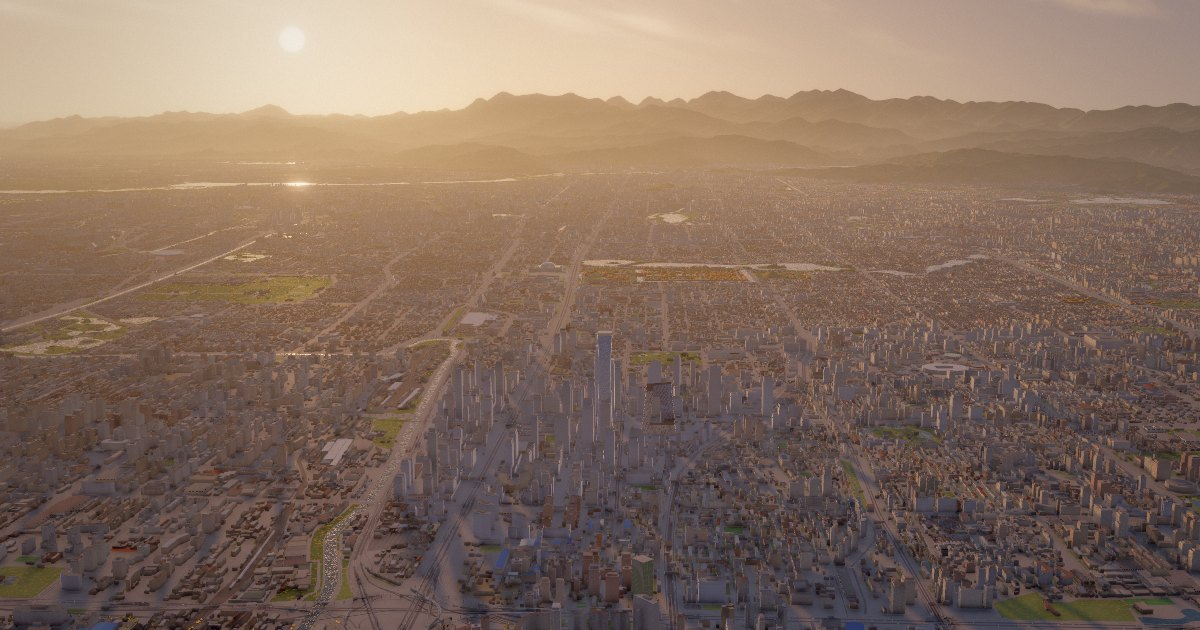
#> input picture beijing_3d/site/og.jpg, 1200 x 630 px, given in place of src_s08_dive.png, which was not available
$ python gta.py ../../../beijing_3d/site/og.jpg
#> lines starting #> are read from the running program, lines starting #| are printed output that depends on the picture; after the words box and inside, x2 and y2 are one past the last pixel; in counts of white or black regions, pixels touching at a corner belong together
"""A parody opening and closing in the manner of the trailers of a well-known crime game series: "Grand Tour Auto 7 · 魔都"
(暇道览车手 7：魔都). Everything is drawn here: a parody studio ident (not the real one), a cover-art grid of comic panels made
from the film's own frames, the logo, a parody rating box; the URL of the site at the end, with a line saying that this is a
parody and has nothing to do with the real publisher.

  gta.py stills     a few stills of the intro and the outro to judge the look  -> shots/gta_*.jpg
  gta.py render     the intro (video/gta_intro.mp4, 12.5 s) and the outro (video/gta_outro.mp4, 10 s), 3840x2160, 30 fps

Fonts: Pricedown (Typodermic, free desktop licence: rendered audiovisual content allowed), Noto Sans CJK Black (SIL OFL).
"""
import sys, os, math, subprocess
import numpy as np, cv2
from PIL import Image, ImageDraw, ImageFont, ImageFilter, ImageEnhance, ImageChops

ROOT = os.path.join(os.path.dirname(os.path.abspath(__file__)), "..", "..")
V = os.path.join(ROOT, "video")
W, H, FPS = 3840, 2160, 30
PRICE = os.path.join(V, "fonts", "Pricedown Bl.otf")
BLACK = "/usr/share/fonts/noto-cjk/NotoSansCJK-Black.ttc"           # index 2: SC
YELLOW = (252, 175, 23)
URL = "shanghai.smartdeng.com"
INTRO_S, OUTRO_S = 12.5, 10.0
BEAT = 60 / 96                                                       # the groove of the intro (intro_music.py)


def font(path, size, idx=0):
    return ImageFont.truetype(path, size, index=idx)


def cjk(size):
    return ImageFont.truetype(BLACK, size, index=2)


# ---------------------------------------------------------------- comic panels from the film's frames
def comic(path, size):
    """A frame of the film as a painted comic panel: flattened colour, warm and saturated, inked outlines."""
#> called with size = (1274, 734)
    w, h = size
    im = cv2.imread(path)
#> im is the input picture: shape (630, 1200, 3); mean B, G, R 96.2, 110.7, 133.1
    ih, iw = im.shape[:2]
#> ih = 630; iw = 1200
    # fill the panel (cover crop)
    s = max(w / iw, h / ih)
#> s = 1.17
    im = cv2.resize(im, (int(iw * s + 1), int(ih * s + 1)), interpolation=cv2.INTER_AREA)
#> im: shape (735, 1399, 3)
    y0, x0 = (im.shape[0] - h) // 2, (im.shape[1] - w) // 2
#> y0 = 0; x0 = 62
    im = im[y0:y0 + h, x0:x0 + w]
#> im: shape (734, 1274, 3)
    small = cv2.resize(im, (w // 2, h // 2), interpolation=cv2.INTER_AREA)
    for _ in range(5):
        small = cv2.bilateralFilter(small, 9, 40, 9)
    flat = cv2.resize(small, (w, h), interpolation=cv2.INTER_CUBIC)
    # posterise in a perceptual space (fewer, bolder tones)
    lab = cv2.cvtColor(flat, cv2.COLOR_BGR2LAB).astype(np.float32)
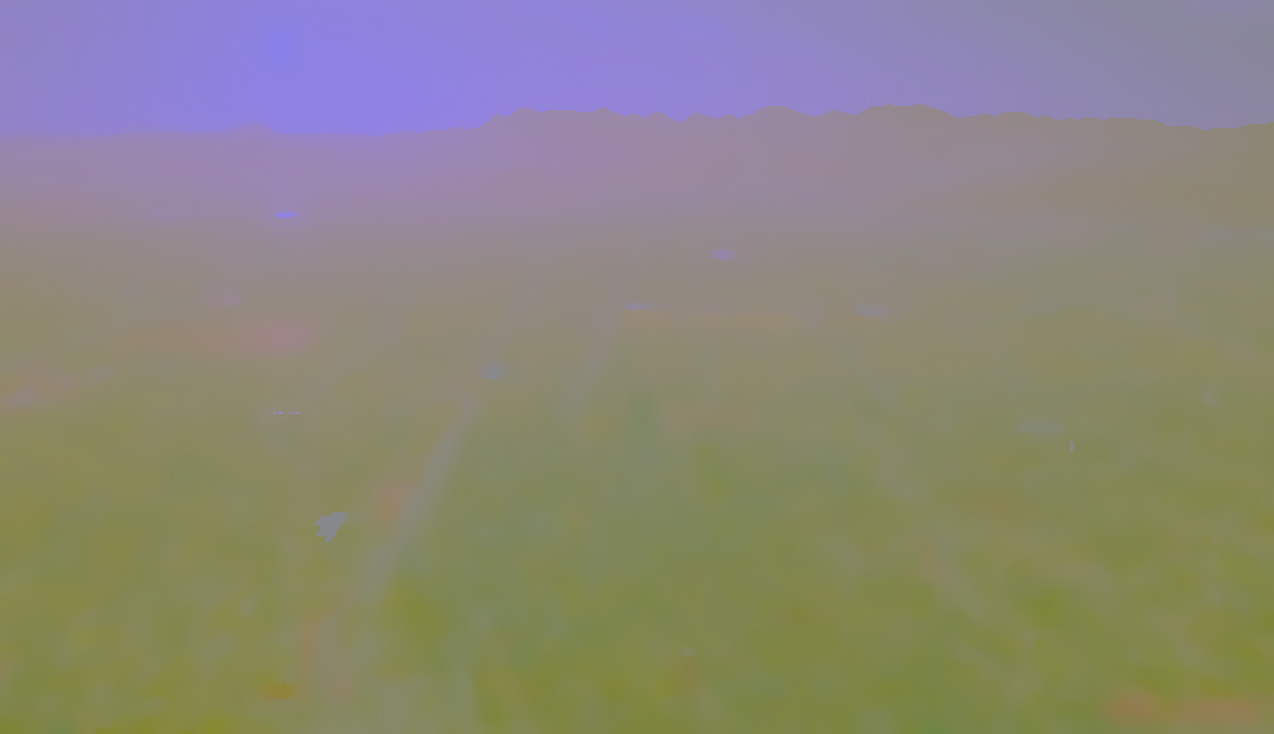
#> lab: shape (734, 1274, 3) float32; mean B, G, R 123.4, 135, 139.2
    lab[..., 0] = np.round(lab[..., 0] / 22) * 22
    lab[..., 1:] = np.round((lab[..., 1:] - 128) * 1.35 / 9) * 9 + 128
    flat = cv2.cvtColor(np.clip(lab, 0, 255).astype(np.uint8), cv2.COLOR_LAB2BGR)
    # ink: edges of the smoothed picture, thickened a little
    g = cv2.cvtColor(cv2.medianBlur(im, 7), cv2.COLOR_BGR2GRAY)
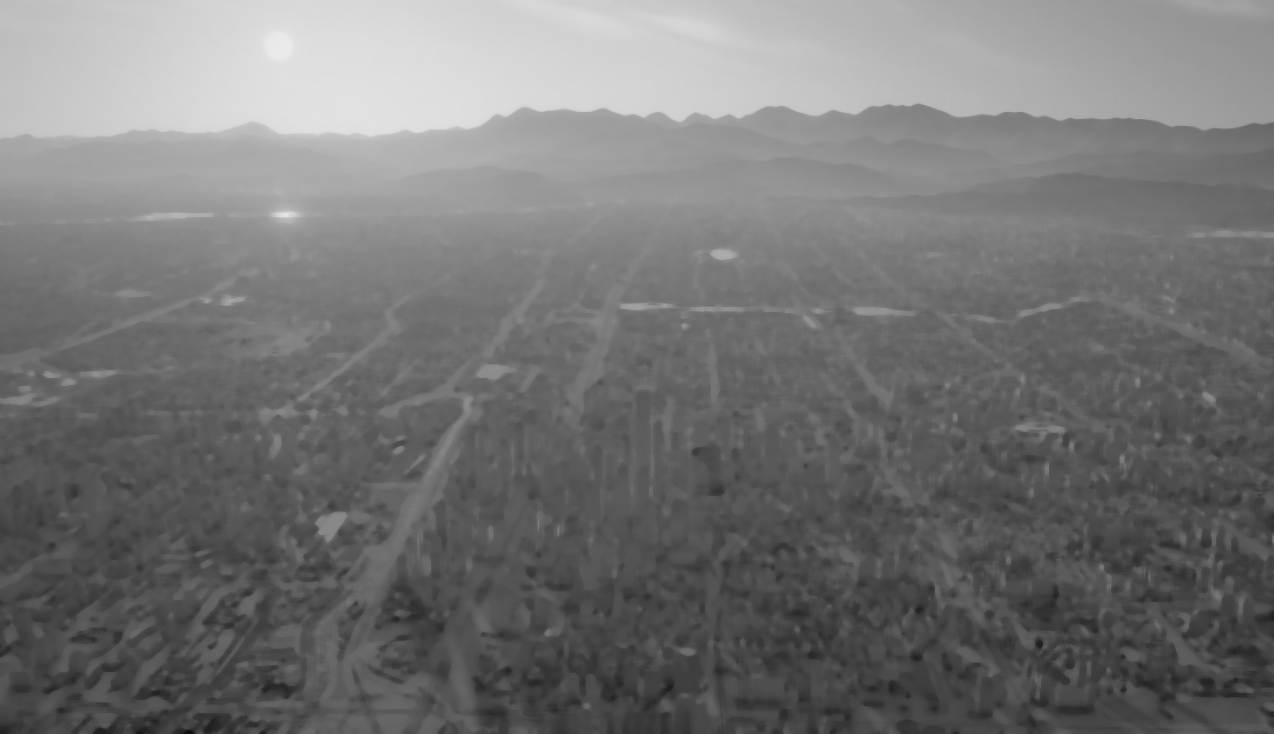
#> g: shape (734, 1274); min 12, max 235, mean 116.6
    e = cv2.adaptiveThreshold(g, 255, cv2.ADAPTIVE_THRESH_MEAN_C, cv2.THRESH_BINARY, 11, 5)
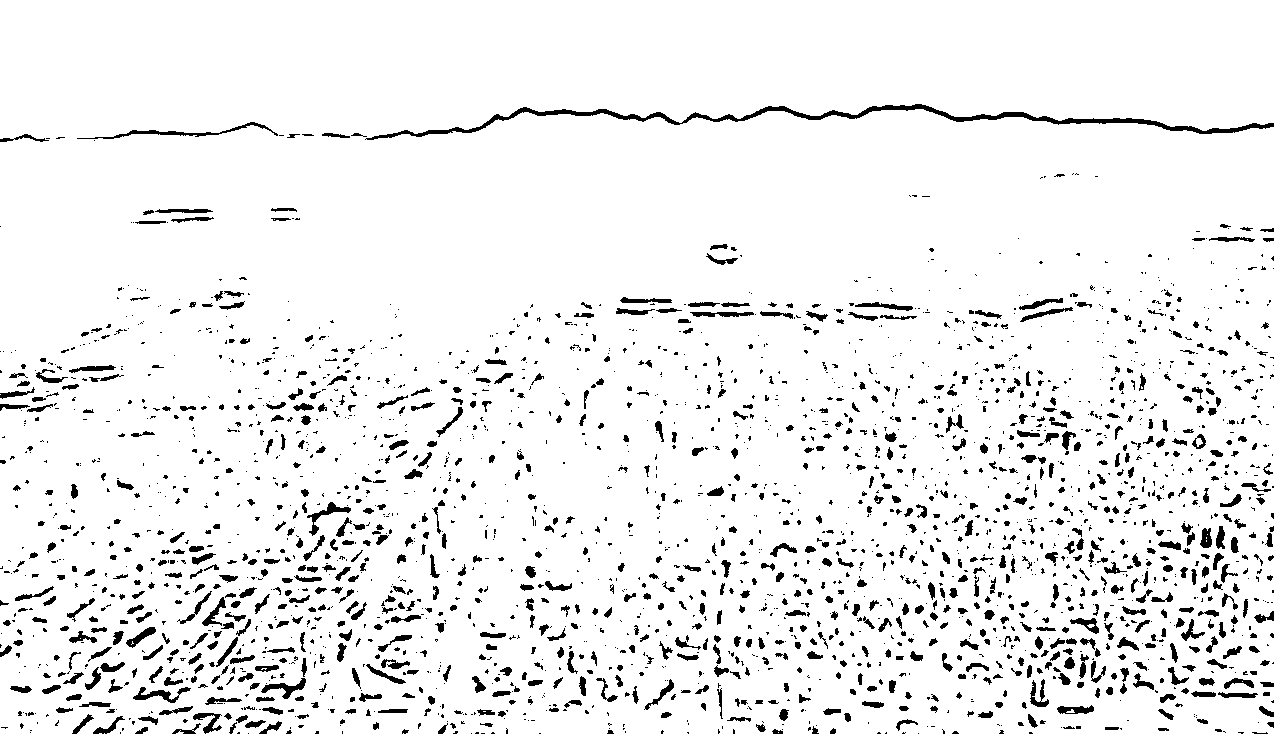
#> e: shape (734, 1274); 93.4% white; 2587 black regions (1663 under 20 px), largest, box (x1, y1, x2, y2) and area: (365, 104, 1274, 140) 3888, (77, 122, 278, 139) 531, (133, 687, 191, 703) 334
    e = cv2.erode(e, np.ones((2, 2), np.uint8))
#> e: shape (734, 1274); 89.9% white; 2130 black regions (895 under 20 px), largest, box (x1, y1, x2, y2) and area: (322, 104, 1274, 141) 5196, (77, 122, 285, 142) 797, (261, 658, 308, 700) 490
    out = cv2.bitwise_and(flat, flat, mask=e)
    pil = Image.fromarray(cv2.cvtColor(out, cv2.COLOR_BGR2RGB))
    pil = ImageEnhance.Color(pil).enhance(1.25)
    # warm print: lift the shadows towards a deep blue-violet, the lights towards cream
    a = np.asarray(pil).astype(np.float32) / 255
    a = a * np.array([1.04, 1.0, 0.94]) + (1 - a) * np.array([0.02, 0.0, 0.05])
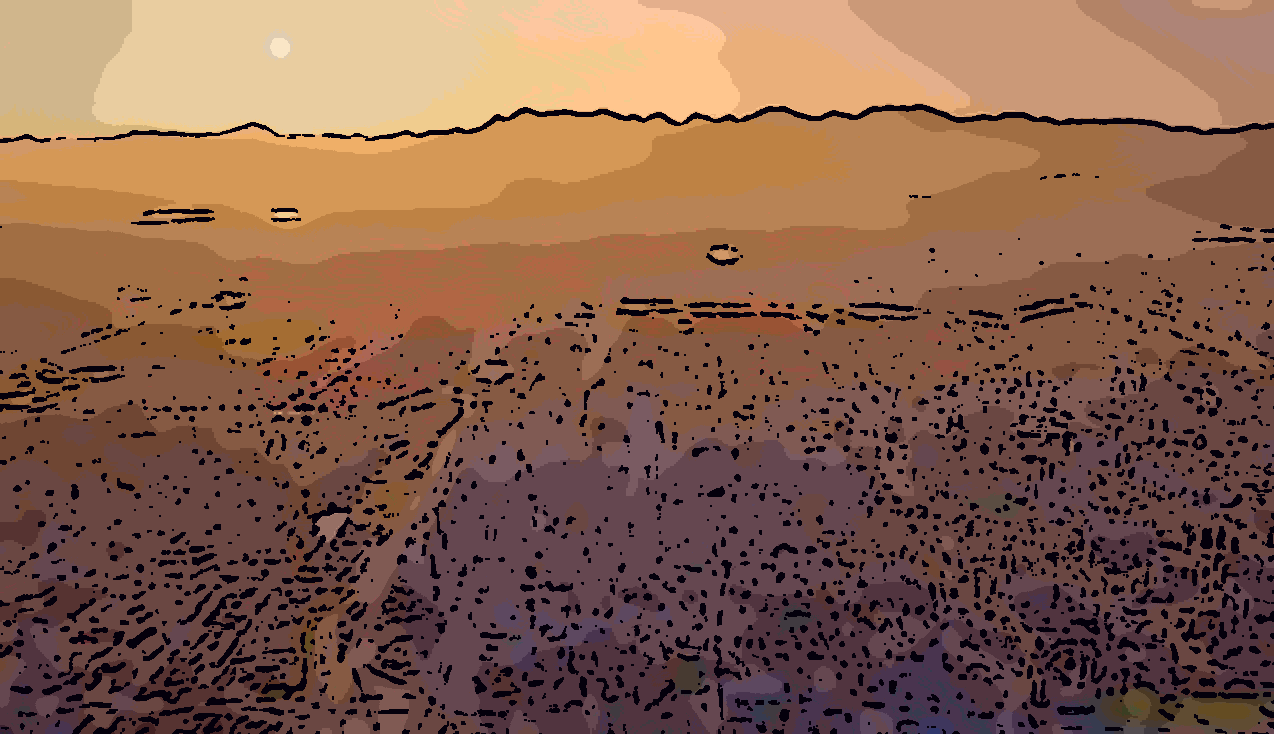
#> a: shape (734, 1274, 3) float64; mean R, G, B 0.551, 0.395, 0.315; drawn with min black and max white
    return Image.fromarray((np.clip(a, 0, 1) * 255).astype(np.uint8))


# the cover grid: (source frame, x0, y0, x1, y1); the middle one sits under the logo
G = 26
PANELS = [("s08_dive", 0, 0, 1300, 760), ("s18_nightfall", 1300, 0, 2420, 760), ("s14a_umbrellas", 2420, 0, 3840, 760),
          ("s09_trees", 0, 760, 980, 1400), ("s13_dusk", 980, 760, 2860, 1400), ("s06a_lupu", 2860, 760, 3840, 1400),
          ("s12_drive", 0, 1400, 1520, 2160), ("s10b_jingan", 1520, 1400, 2620, 2160), ("s17_twilight", 2620, 1400, 3840, 2160)]
ORDER = [0, 4 + 4, 2, 6, 1, 5, 3, 7, 4]                              # the order they appear in (the middle one last)
ORDER = [0, 8, 2, 6, 1, 5, 3, 7, 4]


def panel_images():
    out = []
    for name, x0, y0, x1, y1 in PANELS:
        r = (x0 + G // 2, y0 + G // 2, x1 - G // 2, y1 - G // 2)
        out.append((comic(os.path.join(V, "gta", f"src_{name}.png"), (r[2] - r[0], r[3] - r[1])), r))
    return out


# ---------------------------------------------------------------- lettering
# [91 lines left out: functions outlined, gradient_text, logo, ident, rating_box, not called in this run]


# ---------------------------------------------------------------- composition helpers
def scaled(im, s):
    return im.resize((max(1, int(im.size[0] * s)), max(1, int(im.size[1] * s))), Image.LANCZOS if s < 1 else Image.BICUBIC)


# [6 lines left out: function place, not called in this run]


ease_out = lambda t: 1 - (1 - min(max(t, 0), 1)) ** 3
smooth = lambda t: (lambda x: x * x * (3 - 2 * x))(min(max(t, 0), 1))


class Assets:
    def __init__(self):
        self.panels = panel_images()
        self.logo = logo()
        self.ident = ident()
        self.rating = rating_box()
        grid = Image.new("RGBA", (W, H), (0, 0, 0, 255))
        for im, r in self.panels:
            grid.paste(im, r[:2])
        self.grid = grid


# [31 lines left out: functions grid_frame, vignette, not called in this run]


# ---------------------------------------------------------------- the intro, frame by frame
T_PANEL0 = 6 * BEAT                       # first panel (beat 6 of the groove)
T_SLAM = 15 * BEAT                        # the logo lands


# [98 lines left out: functions intro_frame, outro_frame, encode, not called in this run]


if __name__ == "__main__":
    mode = sys.argv[1] if len(sys.argv) > 1 else "stills"
#> (the run stopped early here; a loop or call above may not have finished)
